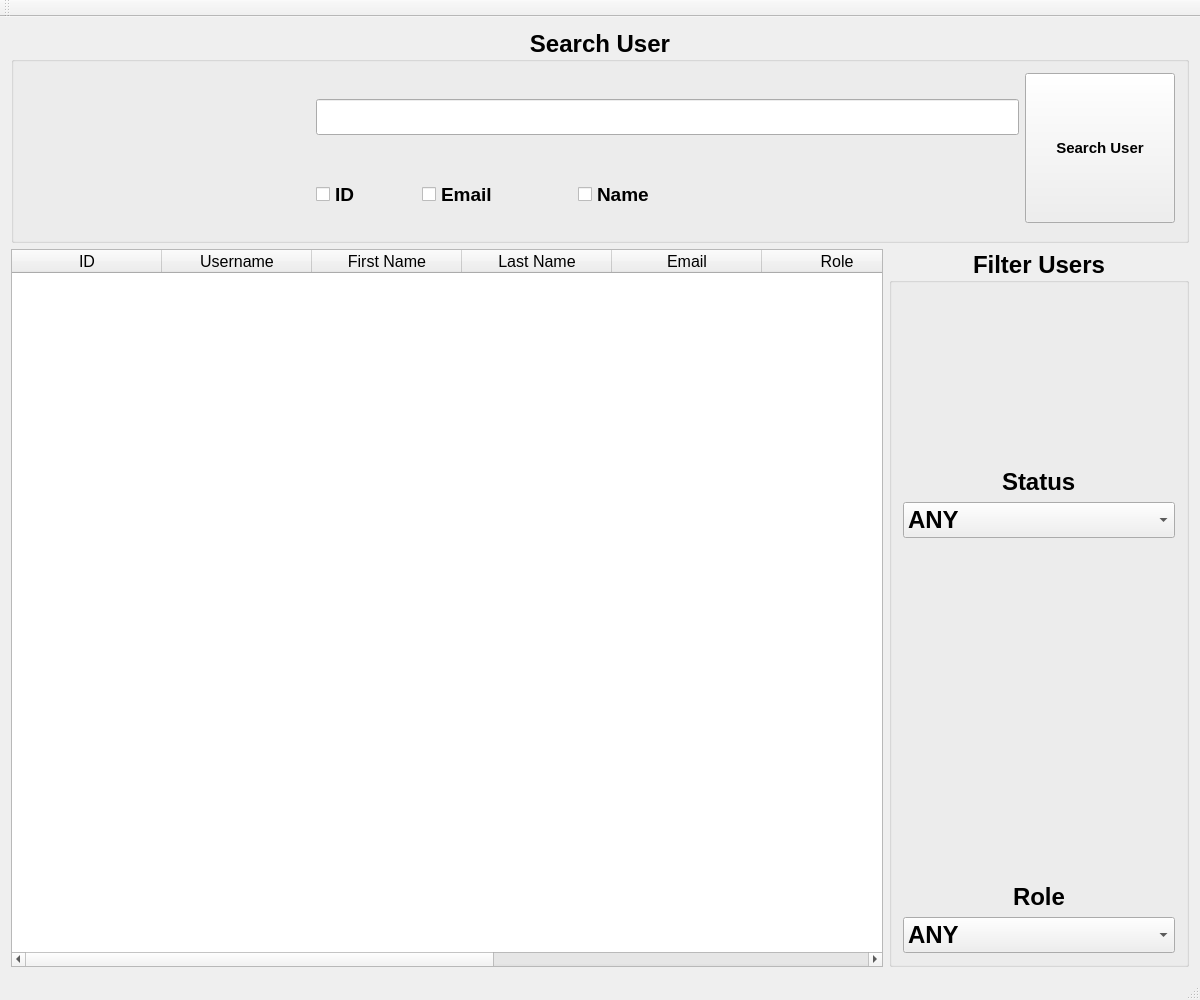
<?xml version="1.0" encoding="UTF-8"?>
<ui version="4.0">
 <class>searchUser</class>
 <widget class="QMainWindow" name="searchUser">
  <property name="geometry">
   <rect>
    <x>0</x>
    <y>0</y>
    <width>1200</width>
    <height>1000</height>
   </rect>
  </property>
  <property name="minimumSize">
   <size>
    <width>1200</width>
    <height>1000</height>
   </size>
  </property>
  <property name="maximumSize">
   <size>
    <width>1200</width>
    <height>1000</height>
   </size>
  </property>
  <property name="windowTitle">
   <string>Search User</string>
  </property>
  <widget class="QWidget" name="centralWidget">
   <layout class="QGridLayout" name="gridLayout">
    <item row="1" column="1">
     <widget class="QGroupBox" name="groupBox">
      <property name="minimumSize">
       <size>
        <width>300</width>
        <height>0</height>
       </size>
      </property>
      <property name="maximumSize">
       <size>
        <width>300</width>
        <height>16777215</height>
       </size>
      </property>
      <property name="font">
       <font>
        <family>Arial</family>
        <pointsize>18</pointsize>
        <weight>75</weight>
        <bold>true</bold>
       </font>
      </property>
      <property name="title">
       <string>Filter Users</string>
      </property>
      <property name="alignment">
       <set>Qt::AlignCenter</set>
      </property>
      <layout class="QGridLayout" name="gridLayout_3">
       <item row="1" column="0" alignment="Qt::AlignTop">
        <widget class="QComboBox" name="searchUser_StatusBox">
         <item>
          <property name="text">
           <string>ANY</string>
          </property>
         </item>
         <item>
          <property name="text">
           <string>Enabled</string>
          </property>
         </item>
         <item>
          <property name="text">
           <string>Disabled</string>
          </property>
         </item>
        </widget>
       </item>
       <item row="0" column="0" alignment="Qt::AlignHCenter|Qt::AlignBottom">
        <widget class="QLabel" name="searchUser_StatusLabel">
         <property name="text">
          <string>Status</string>
         </property>
        </widget>
       </item>
       <item row="3" column="0">
        <widget class="QComboBox" name="searchUser_RoleBox">
         <item>
          <property name="text">
           <string>ANY</string>
          </property>
         </item>
         <item>
          <property name="text">
           <string>Reporter</string>
          </property>
         </item>
         <item>
          <property name="text">
           <string>Reviewer</string>
          </property>
         </item>
         <item>
          <property name="text">
           <string>Developer</string>
          </property>
         </item>
         <item>
          <property name="text">
           <string>Triager</string>
          </property>
         </item>
         <item>
          <property name="text">
           <string>System Administrator</string>
          </property>
         </item>
        </widget>
       </item>
       <item row="2" column="0" alignment="Qt::AlignHCenter|Qt::AlignBottom">
        <widget class="QLabel" name="searchUser_roleLabel">
         <property name="text">
          <string>Role</string>
         </property>
        </widget>
       </item>
      </layout>
     </widget>
    </item>
    <item row="0" column="0" colspan="2">
     <widget class="QGroupBox" name="searchUser_SearchGroupBox">
      <property name="font">
       <font>
        <family>Arial</family>
        <pointsize>18</pointsize>
        <weight>75</weight>
        <bold>true</bold>
       </font>
      </property>
      <property name="title">
       <string>Search User</string>
      </property>
      <property name="alignment">
       <set>Qt::AlignCenter</set>
      </property>
      <layout class="QGridLayout" name="gridLayout_2">
       <item row="0" column="5" rowspan="2" alignment="Qt::AlignVCenter">
        <widget class="QToolButton" name="searchUser_SearchButton">
         <property name="minimumSize">
          <size>
           <width>150</width>
           <height>150</height>
          </size>
         </property>
         <property name="maximumSize">
          <size>
           <width>150</width>
           <height>150</height>
          </size>
         </property>
         <property name="font">
          <font>
           <pointsize>11</pointsize>
          </font>
         </property>
         <property name="text">
          <string>Search User</string>
         </property>
         <property name="icon">
          <iconset resource="resources.qrc">
           <normaloff>:/img/searchUser.png</normaloff>:/img/searchUser.png</iconset>
         </property>
         <property name="iconSize">
          <size>
           <width>100</width>
           <height>100</height>
          </size>
         </property>
         <property name="toolButtonStyle">
          <enum>Qt::ToolButtonTextUnderIcon</enum>
         </property>
        </widget>
       </item>
       <item row="0" column="0" rowspan="3">
        <widget class="QLabel" name="searchUserlogoLabel">
         <property name="text">
          <string/>
         </property>
         <property name="scaledContents">
          <bool>true</bool>
         </property>
        </widget>
       </item>
       <item row="1" column="1">
        <widget class="QCheckBox" name="searchUser_IDBox">
         <property name="maximumSize">
          <size>
           <width>100</width>
           <height>16777215</height>
          </size>
         </property>
         <property name="font">
          <font>
           <family>Arial</family>
           <pointsize>14</pointsize>
          </font>
         </property>
         <property name="text">
          <string>ID</string>
         </property>
        </widget>
       </item>
       <item row="0" column="1" colspan="4">
        <widget class="QLineEdit" name="searchUser_searchBarLine">
         <property name="readOnly">
          <bool>false</bool>
         </property>
        </widget>
       </item>
       <item row="1" column="2">
        <widget class="QCheckBox" name="searchUser_EmailBox">
         <property name="maximumSize">
          <size>
           <width>150</width>
           <height>16777215</height>
          </size>
         </property>
         <property name="font">
          <font>
           <family>Arial</family>
           <pointsize>14</pointsize>
          </font>
         </property>
         <property name="text">
          <string>Email</string>
         </property>
        </widget>
       </item>
       <item row="1" column="3">
        <widget class="QCheckBox" name="searchUser_NameBox">
         <property name="maximumSize">
          <size>
           <width>150</width>
           <height>16777215</height>
          </size>
         </property>
         <property name="font">
          <font>
           <family>Arial</family>
           <pointsize>14</pointsize>
          </font>
         </property>
         <property name="text">
          <string>Name</string>
         </property>
        </widget>
       </item>
      </layout>
     </widget>
    </item>
    <item row="1" column="0">
     <widget class="QTableWidget" name="searchUser_Table">
      <property name="font">
       <font>
        <family>Arial</family>
        <pointsize>12</pointsize>
       </font>
      </property>
      <property name="editTriggers">
       <set>QAbstractItemView::NoEditTriggers</set>
      </property>
      <property name="dragDropOverwriteMode">
       <bool>false</bool>
      </property>
      <property name="selectionMode">
       <enum>QAbstractItemView::SingleSelection</enum>
      </property>
      <property name="selectionBehavior">
       <enum>QAbstractItemView::SelectRows</enum>
      </property>
      <attribute name="horizontalHeaderDefaultSectionSize">
       <number>150</number>
      </attribute>
      <attribute name="verticalHeaderVisible">
       <bool>false</bool>
      </attribute>
      <attribute name="verticalHeaderDefaultSectionSize">
       <number>30</number>
      </attribute>
      <column>
       <property name="text">
        <string>ID</string>
       </property>
      </column>
      <column>
       <property name="text">
        <string>Username</string>
       </property>
      </column>
      <column>
       <property name="text">
        <string>First Name</string>
       </property>
      </column>
      <column>
       <property name="text">
        <string>Last Name</string>
       </property>
      </column>
      <column>
       <property name="text">
        <string>Email</string>
       </property>
      </column>
      <column>
       <property name="text">
        <string>Role</string>
       </property>
      </column>
      <column>
       <property name="text">
        <string>Status</string>
       </property>
      </column>
      <column>
       <property name="text">
        <string>Reputation</string>
       </property>
      </column>
      <column>
       <property name="text">
        <string>Member Since</string>
       </property>
      </column>
     </widget>
    </item>
   </layout>
  </widget>
  <widget class="QMenuBar" name="menuBar">
   <property name="geometry">
    <rect>
     <x>0</x>
     <y>0</y>
     <width>1200</width>
     <height>17</height>
    </rect>
   </property>
  </widget>
  <widget class="QToolBar" name="mainToolBar">
   <attribute name="toolBarArea">
    <enum>TopToolBarArea</enum>
   </attribute>
   <attribute name="toolBarBreak">
    <bool>false</bool>
   </attribute>
  </widget>
  <widget class="QStatusBar" name="statusBar"/>
 </widget>
 <layoutdefault spacing="6" margin="11"/>
 <resources>
  <include location="resources.qrc"/>
 </resources>
 <connections/>
</ui>
